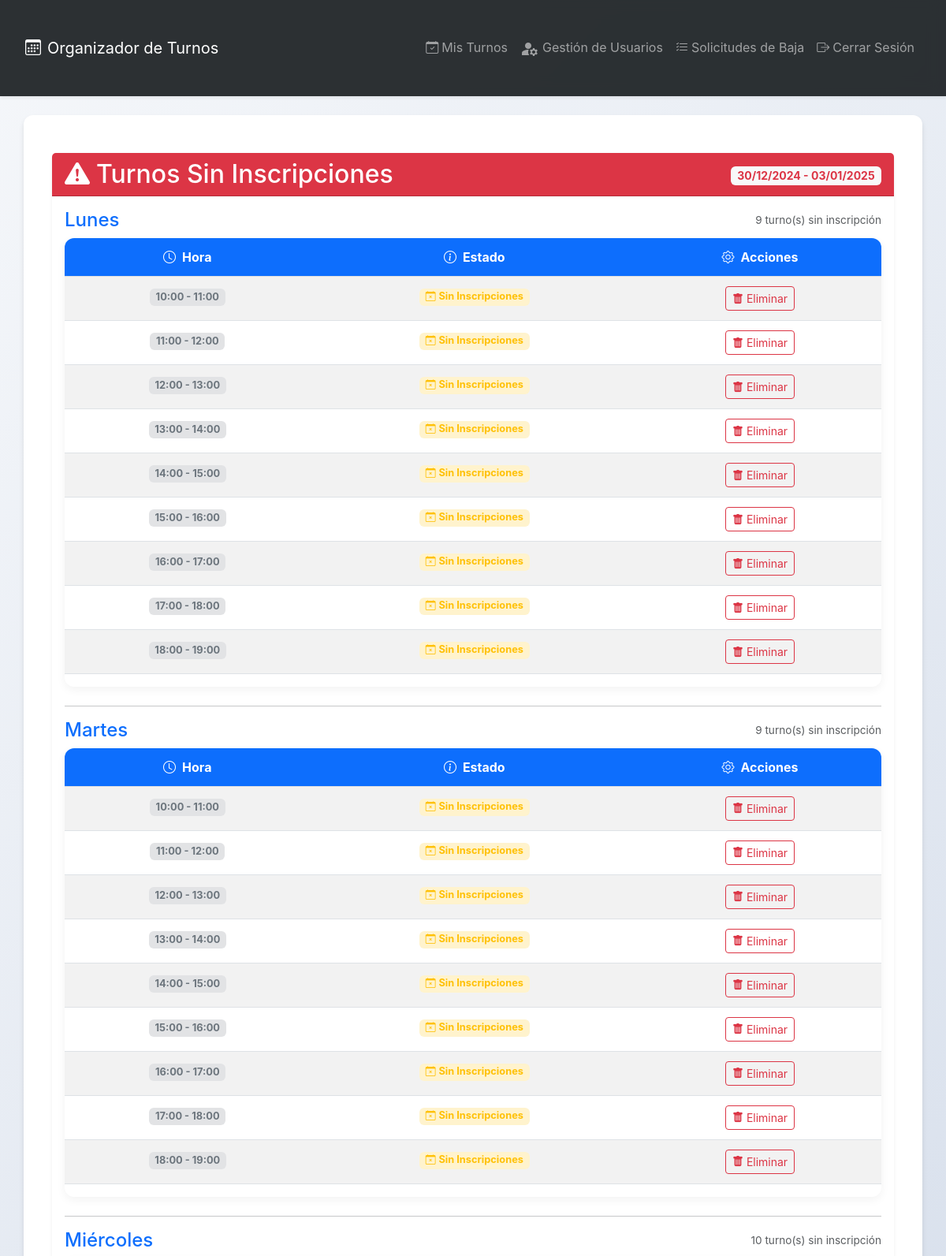
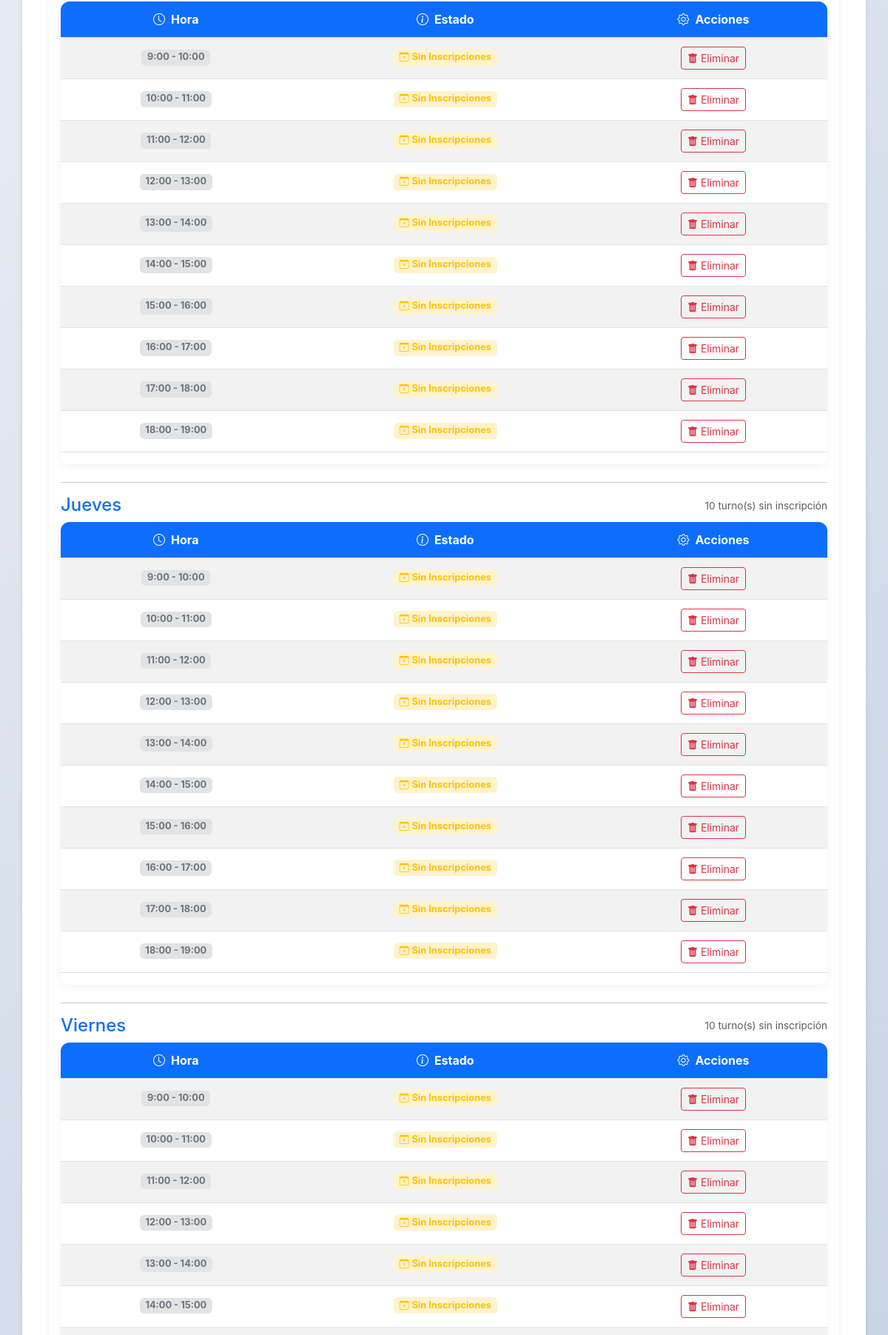
The page /turnos_vacios/ (signed in, upper part) on the database its author committed (2 pictures, top to bottom).
### turnos/models.py (models this page shows, shortened)
class Turno(models.Model):
    DIA_SEMANA = [
        (0, 'Lunes'),
        (1, 'Martes'),
        (2, 'Miércoles'),
        (3, 'Jueves'),
        (4, 'Viernes'),
    ]
    HORA_INICIO = 9
    HORA_FIN = 19
    dia = models.IntegerField(choices=DIA_SEMANA)
    hora = models.IntegerField()
    max_inscripciones = models.PositiveIntegerField(default=5)  # Ajusta según tus necesidades
    es_completo_calculado = models.BooleanField(default=False)
    def __str__(self):
        return f"{self.get_dia_display()} {self.hora}:00 - {self.hora + 1}:00"
    class Meta:
        unique_together = ('dia', 'hora')
        ordering = ['dia', 'hora']

### turnos/views.py (the view)
# urls.py: path('turnos_vacios/', views.turnos_vacios, name='turnos_vacios'),
@staff_member_required
def turnos_vacios(request):
    today = timezone.now().date()
    start_of_week = today - timedelta(days=today.weekday())  # Lunes
    end_of_week = start_of_week + timedelta(days=4)  # Viernes
    turnos_sin_inscripciones = Turno.objects.filter(dia__gte=0, dia__lte=4).annotate(
        num_inscripciones=Count('inscripciones')
    ).filter(num_inscripciones=0).order_by('dia', 'hora')
    dias_semana = ['Lunes', 'Martes', 'Miércoles', 'Jueves', 'Viernes']
    turnos_por_dia = {dia: [] for dia in dias_semana}
    for turno in turnos_sin_inscripciones:
        dia = turno.get_dia_display()
        turnos_por_dia[dia].append(turno)
    context = {
        'turnos_por_dia': turnos_por_dia,
        'semana_actual': f"{start_of_week.strftime('%d/%m/%Y')} - {end_of_week.strftime('%d/%m/%Y')}",
    }
    return render(request, 'turnos/turnos_vacios.html', context)

### templates/turnos/turnos_vacios.html (shortened to what this page needs)
{% extends 'turnos/base.html' %}
{% load custom_tags %}
{% load static %}
{% block contenido %}
<div class="container-fluid px-4 py-3">
    <div class="card shadow-sm">
        <div class="card-header bg-danger text-white d-flex justify-content-between align-items-center">
            <h2 class="mb-0">
                <i class="bi bi-exclamation-triangle-fill me-2"></i>Turnos Sin Inscripciones
            </h2>
            <span class="badge bg-light text-danger">{{ semana_actual }}</span>
        </div>
        <div class="card-body">
            {% if turnos_por_dia %}
                {% for dia, turnos in turnos_por_dia.items %}
                    <div class="mb-4">
                        <div class="d-flex justify-content-between align-items-center mb-2">
                            <h4 class="text-primary mb-0">{{ dia }}</h4>
                            <small class="text-muted">{{ turnos|length }} turno(s) sin inscripción</small>
                        </div>
                        {% if turnos %}
                            <div class="table-responsive">
                                <table class="table table-striped table-hover text-center">
                                    <thead class="table-light">
                                        <tr>
                                            <th class="text-center">
                                                <i class="bi bi-clock me-2"></i>Hora
                                            </th>
                                            <th class="text-center">
                                                <i class="bi bi-info-circle me-2"></i>Estado
                                            </th>
                                            <th class="text-center">
                                                <i class="bi bi-gear me-2"></i>Acciones
                                            </th>
                                        </tr>
                                    </thead>
                                    <tbody>
                                        {% for turno in turnos %}
                                            <tr>
                                                <td class="text-center">
                                                    <span class="badge bg-secondary-subtle text-secondary">
                                                        {{ turno.hora }}:00 - {{ turno.hora|add:"1" }}:00
                                                    </span>
                                                </td>
                                                <td class="text-center">
                                                    <span class="badge bg-warning-subtle text-warning">
                                                        <i class="bi bi-calendar-x me-1"></i>Sin Inscripciones
                                                    </span>
                                                </td>
                                                <td class="text-center">
                                                    {% if user.is_authenticated and user.is_staff %}
                                                        <button type="button"
                                                                class="btn btn-sm btn-outline-danger btn-eliminar-turno"
                                                                data-turno-id="{{ turno.id }}"
                                                                data-turno-nombre="{{ turno }}"
                                                                data-bs-toggle="tooltip"
                                                                title="Eliminar este turno">
                                                            <i class="bi bi-trash-fill me-1"></i>Eliminar
                                                        </button>
                                                    {% endif %}
                                                </td>
                                            </tr>
                                        {% endfor %}
                                    </tbody>
                                </table>
                            </div>
                        {% endif %}
                    </div>
                    {% if not forloop.last %}
                        <hr class="my-3">
                    {% endif %}
                {% endfor %}
            {% endif %}
        </div>
    </div>
</div>
{% endblock %}

### turnos/static/turnos/css/styles.css (style rules this page uses)
body { font-family: 'Segoe UI', Tahoma, Geneva, Verdana, sans-serif; font-size: 16px; background: linear-gradient(135deg, #f5f7fa, #c3cfe2); color: #333; margin: 0; padding: 0; }
.container-fluid { padding: 2rem 1rem; }
@media (min-width: 576px) { .container-fluid { padding: 2rem; } }
.table-responsive { overflow-x: auto; border-radius: 12px; box-shadow: 0 4px 12px rgba(0, 0, 0, 0.05); }
.table { min-width: 600px; background-color: #fff; border-collapse: collapse; }
.table thead th { background-color: #0d6efd; color: white; position: sticky; top: 0; z-index: 2; text-align: center; vertical-align: middle; padding: 0.75rem; }
.table tbody td { vertical-align: top; padding: 0.75rem; border-top: 1px solid #dee2e6; }
.card { border: none; border-radius: 8px; box-shadow: 0 2px 6px rgba(0, 0, 0, 0.05); transition: transform 0.2s, box-shadow 0.2s; background-color: #ffffff; }
.card .card-body { padding: 1rem; }
.card .text-muted { font-size: 0.85rem; }
.badge { font-size: 0.8em; padding: 0.35em 0.6em; }
.text-danger { font-size: 0.875rem; margin-top: 0.25rem; }

### templates/turnos/base.html (style rules this page uses)
body { background-color: #f4f6f9; font-family: 'Inter', 'Roboto', sans-serif; }

### rows shown on the page
Turno: dia "Lunes", turnos "9", hora "10", hora|add "11"
Turno: hora "11", hora|add "12"
Turno: hora "12", hora|add "13"
Turno: hora "13", hora|add "14"
Turno: hora "14", hora|add "15"
Turno: hora "15", hora|add "16"
Turno: hora "16", hora|add "17"
Turno: hora "17", hora|add "18"
Turno: hora "18", hora|add "19"
Turno: dia "Martes", turnos "9", hora "10", hora|add "11"
Turno: hora "11", hora|add "12"
Turno: hora "12", hora|add "13"
Turno: hora "13", hora|add "14"
Turno: hora "14", hora|add "15"
Turno: hora "15", hora|add "16"
Turno: hora "16", hora|add "17"
Turno: hora "17", hora|add "18"
Turno: hora "18", hora|add "19"
Turno: dia "Miércoles", turnos "10", hora "9", hora|add "10"
Turno: hora "10", hora|add "11"
Turno: hora "11", hora|add "12"
Turno: hora "12", hora|add "13"
Turno: hora "13", hora|add "14"
Turno: hora "14", hora|add "15"
Turno: hora "15", hora|add "16"
Turno: hora "16", hora|add "17"
Turno: hora "17", hora|add "18"
Turno: hora "18", hora|add "19"
Turno: dia "Jueves", turnos "10", hora "9", hora|add "10"
Turno: hora "10", hora|add "11"
Turno: hora "11", hora|add "12"
Turno: hora "12", hora|add "13"
Turno: hora "13", hora|add "14"
Turno: hora "14", hora|add "15"
Turno: hora "15", hora|add "16"
Turno: hora "16", hora|add "17"
Turno: hora "17", hora|add "18"
Turno: hora "18", hora|add "19"
Turno: dia "Viernes", turnos "10", hora "9", hora|add "10"
Turno: hora "10", hora|add "11"
Turno: hora "11", hora|add "12"
Turno: hora "12", hora|add "13"
Turno: hora "13", hora|add "14"
Turno: hora "14", hora|add "15"

### other values the page prints
{{ semana_actual }} "30/12/2024 - 03/01/2025"
